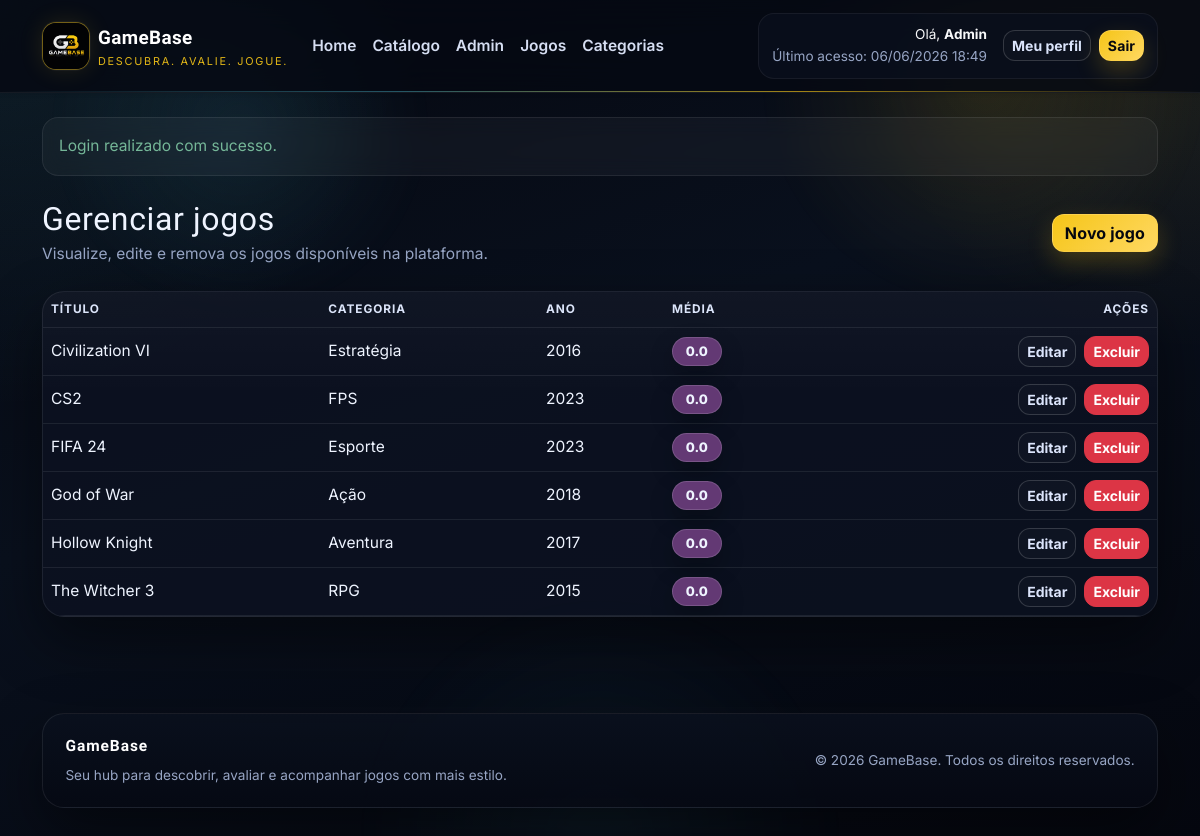
The page /index.php?page=admin_jogos (signed in) on the database its author committed.
### tables this page shows
CREATE TABLE jogos (
    id INT AUTO_INCREMENT PRIMARY KEY,
    titulo VARCHAR(150) NOT NULL,
    descricao TEXT,
    ano INT,
    categoria_id INT,
    capa_url VARCHAR(255),
    criado_em TIMESTAMP DEFAULT CURRENT_TIMESTAMP,
    FOREIGN KEY (categoria_id) REFERENCES categorias(id) ON DELETE SET NULL
);

CREATE TABLE categorias (
    id INT AUTO_INCREMENT PRIMARY KEY,
    nome VARCHAR(80) NOT NULL UNIQUE
);

### controllers/JogoController.php (called while the page is built, shortened)
<?php
class JogoController
{
    private Jogo $jogoModel;
    public function __construct()
    {
        $this->jogoModel = new Jogo();
    }
    public function adminJogos(): void
    {
        render('admin/jogos_lista.php', [
            'pageTitle' => 'Gerenciar jogos',
            'jogos' => $this->jogoModel->listarTodos(),
        ]);
    }
}

### models/Jogo.php (called while the page is built, shortened)
<?php
class Jogo
{
    private PDO $conn;
    public function __construct()
    {
        $this->conn = Database::getConnection();
    }
    public function listarTodos(?string $busca = null, ?int $categoriaId = null): array
    {
        $sql = '
            SELECT
                j.*,
                c.nome AS categoria_nome,
                COALESCE(ROUND(AVG(a.nota), 1), 0) AS media_nota,
                COUNT(a.id) AS total_avaliacoes
            FROM jogos j
            LEFT JOIN categorias c ON c.id = j.categoria_id
            LEFT JOIN avaliacoes a ON a.jogo_id = j.id
            WHERE 1 = 1
        ';
        $sql .= '
            GROUP BY j.id, c.nome
            ORDER BY j.titulo ASC
        ';
        $stmt = $this->conn->prepare($sql);
        $stmt->execute();
        return $stmt->fetchAll();
    }
}

### config/database.php (called while the page is built, shortened)
<?php
class Database
{
    private static ?PDO $connection = null;
    public static function getConnection(): PDO
    {
        if (self::$connection instanceof PDO) {
            return self::$connection;
        }
        $host = getenv("GAMEBASE_DB_HOST") ?: "localhost";
        $dbname = getenv("GAMEBASE_DB_NAME") ?: "gamebase";
        $username = getenv("GAMEBASE_DB_USER") ?: "root";
        $password = getenv("GAMEBASE_DB_PASS");
        $password = $password !== false ? $password : "root";
        $charset = getenv("GAMEBASE_DB_CHARSET") ?: "utf8mb4";
        $dsn = sprintf(
            "mysql:host=%s;dbname=%s;charset=%s",
            $host,
            $dbname,
            $charset
        );
        try {
            self::$connection = self::createPdo($dsn, $username, $password);
        } catch (Throwable $exception) {
            if (function_exists("debugLog")) {
                debugLog(
                    "initial",
                    "H1",
                    "config/database.php:42",
                    "database connection failed",
                    [
                        "host" => $host,
                        "database" => $dbname,
                        "errorType" => get_class($exception),
                        "errorCode" => (string) $exception->getCode(),
                        "errorMessage" => $exception->getMessage(),
                    ]
                );
            }
            if ((string) $exception->getCode() === "1049") {
                try {
                    if (function_exists("debugLog")) {
                        debugLog(
                            "post-fix",
                            "H1",
                            "config/database.php:50",
                            "database missing, starting bootstrap",
                            [
                                "host" => $host,
                                "database" => $dbname,
                                "schemaExists" => is_file(
                                    dirname(__DIR__) . "/database/gamebase.sql"
                                ),
                            ]
                        );
                    }
                    self::bootstrapDatabase(
                        $host,
                        $dbname,
                        $username,
                        $password,
                        $charset
                    );
                    self::$connection = self::createPdo(
                        $dsn,
                        $username,
                        $password
                    );
                    if (function_exists("debugLog")) {
                        debugLog(
                            "post-fix",
                            "H1",
                            "config/database.php:62",
                            "database bootstrap completed",
                            [
                                "host" => $host,
                                "database" => $dbname,
                            ]
                        );
                    }
                    return self::$connection;
                } catch (Throwable $bootstrapException) {
                    if (function_exists("debugLog")) {
                        debugLog(
                            "post-fix",
                            "H1",
                            "config/database.php:73",
                            "database bootstrap failed",
                            [
                                "host" => $host,
                                "database" => $dbname,
                                "errorType" => get_class($bootstrapException),
                                "errorCode" => (string) $bootstrapException->getCode(),
                                "errorMessage" => $bootstrapException->getMessage(),
                            ]
                        );
                    }
                    http_response_code(500);
                    die("<h1>Erro ao inicializar o banco</h1>" .
                        "<p>" .
                        htmlspecialchars(
                            "O banco gamebase nao existe e a inicializacao automatica falhou.",
                            ENT_QUOTES,
                            "UTF-8"
                        ) .
                        "</p>" .
                        "<p>" .
                        htmlspecialchars(
                            "Verifique se o MySQL esta ativo e se o arquivo database/gamebase.sql esta acessivel.",
                            ENT_QUOTES,
                            "UTF-8"
                        ) .
                        "</p>" .
                        "<p>" .
                        htmlspecialchars(
                            "Detalhe tecnico: " .
                                $bootstrapException->getMessage(),
                            ENT_QUOTES,
                            "UTF-8"
                        ) .
                        "</p>");
                }
            }
            http_response_code(500);
            $mensagem = "Nao foi possivel conectar ao banco de dados GameBase.";
            $orientacao =
                "Verifique host, nome do banco, usuario e senha em config/database.php ou nas variaveis de ambiente GAMEBASE_DB_*.";
            $credenciais = sprintf(
                "Configuracao atual: host=%s | banco=%s | usuario=%s",
                $host,
                $dbname,
                $username
            );
            $detalheTecnico = "Detalhe tecnico: " . $exception->getMessage();
            die("<h1>Erro de conexao com o banco</h1>" .
                "<p>" .
                htmlspecialchars($mensagem, ENT_QUOTES, "UTF-8") .
                "</p>" .
                "<p>" .
                htmlspecialchars($orientacao, ENT_QUOTES, "UTF-8") .
                "</p>" .
                "<p>" .
                htmlspecialchars($credenciais, ENT_QUOTES, "UTF-8") .
                "</p>" .
                "<p>" .
                htmlspecialchars($detalheTecnico, ENT_QUOTES, "UTF-8") .
                "</p>");
        }
        return self::$connection;
    }
    private static function createPdo(
        string $dsn,
        string $username,
        string $password
    ): PDO {
        return new PDO($dsn, $username, $password, [
            PDO::ATTR_ERRMODE => PDO::ERRMODE_EXCEPTION,
            PDO::ATTR_DEFAULT_FETCH_MODE => PDO::FETCH_ASSOC,
        ]);
    }
}

### views/admin/jogos_lista.php (the view, shortened to what this page needs)
<?php $jogos = $jogos ?? []; ?>
<section class="mb-4">
    <div class="d-flex flex-column flex-lg-row justify-content-between align-items-lg-center gap-3 mb-4">
        <div>
            <h1 class="h2 mb-1">Gerenciar jogos</h1>
            <p class="text-muted mb-0">Visualize, edite e remova os jogos disponíveis na plataforma.</p>
        </div>
        <a class="btn btn-gold" href="<?= e(baseUrl('index.php?page=admin_jogos_form')) ?>">Novo jogo</a>
    </div>
    <section class="card">
        <div class="card-body p-0">
            <div class="table-responsive">
                <table class="table table-dark table-hover align-middle mb-0">
                    <thead>
                    <tr>
                        <th>Título</th>
                        <th>Categoria</th>
                        <th>Ano</th>
                        <th>Média</th>
                        <th class="text-end">Ações</th>
                    </tr>
                    </thead>
                    <tbody>
                    <?php foreach ($jogos as $jogo): ?>
                        <tr>
                            <td><?= e($jogo['titulo']) ?></td>
                            <td><?= e((string) ($jogo['categoria_nome'] ?? 'Sem categoria')) ?></td>
                            <td><?= e((string) ($jogo['ano'] ?? '-')) ?></td>
                            <td><span class="<?= e(classeNotaBadge((float) $jogo['media_nota'])) ?>"><?= e((string) $jogo['media_nota']) ?></span></td>
                            <td class="text-end">
                                <div class="d-inline-flex gap-2">
                                    <a class="btn btn-outline-light btn-sm" href="<?= e(baseUrl('index.php?page=admin_jogos_form&id=' . (int) $jogo['id'])) ?>">Editar</a>
                                    <form method="POST" action="<?= e(baseUrl('index.php?page=admin_jogos_excluir')) ?>">
                                        <button type="submit" class="btn btn-danger btn-sm">Excluir</button>
                                    </form>
                                </div>
                            </td>
                        </tr>
                    <?php endforeach; ?>
                    </tbody>
                </table>
            </div>
        </div>
    </section>
</section>

### assets/css/style.css (style rules this page uses)
:root { --gb-bg: #060913; --gb-bg-soft: #0c1220; --gb-surface: rgba(12, 18, 32, 0.88); --gb-surface-2: rgba(18, 28, 48, 0.9); --gb-surface-3: rgba(8, 12, 22, 0.94); --gb-border: rgba(255, 255, 255, 0.08); --gb-border-strong: rgba(245, 197, 24, 0.24); --gb-gold: #f5c518; --gb-gold-hover: #ffd54f; --gb-accent: #5ee6ff; --gb-light: #eff4ff; --gb-muted: #97a5c4; --gb-muted-2: #7182a6; --gb-shadow: 0 24px 60px rgba(0, 0, 0, 0.45); }
*, *::before, *::after { box-sizing: border-box; }
html { scroll-behavior: smooth; }
body { position: relative; min-height: 100vh; overflow-x: hidden; background: radial-gradient(circle at top left, rgba(94, 230, 255, 0.10), transparent 28%), radial-gradient(circle at top right, rgba(245, 197, 24, 0.10), transparent 24%), linear-gradient(160deg, #05070f 0%, #09101d 44%, #05070f 100%); color: var(--gb-light); font-family: 'Inter', system-ui, sans-serif; font-size: 0.97rem; line-height: 1.6; }
body::before, body::after { content: ""; position: fixed; inset: 0; pointer-events: none; z-index: 0; }
body::before { background: linear-gradient(rgba(255, 255, 255, 0.03) 1px, transparent 1px), linear-gradient(90deg, rgba(255, 255, 255, 0.03) 1px, transparent 1px); background-size: 56px 56px; -webkit-mask-image: linear-gradient(to bottom, rgba(255, 255, 255, 0.3), transparent 80%); mask-image: linear-gradient(to bottom, rgba(255, 255, 255, 0.3), transparent 80%); opacity: 0.18; animation: gridShift 20s linear infinite; }
body::after { background: radial-gradient(circle at 20% 15%, rgba(94, 230, 255, 0.08), transparent 16%), radial-gradient(circle at 82% 10%, rgba(245, 197, 24, 0.10), transparent 18%), radial-gradient(circle at 50% 100%, rgba(94, 230, 255, 0.06), transparent 24%); filter: blur(8px); animation: floatAura 14s ease-in-out infinite alternate; }
a { color: inherit; text-decoration: none; }
h1, h2, h3, h4, h5, h6, .navbar-brand-name, .hero-title, .page-banner-title { font-family: 'Orbitron', 'Inter', system-ui, sans-serif; letter-spacing: 0.02em; }
p, li, dd, td, th, label, small, .form-text { color: var(--gb-light); }
.text-muted, .text-secondary, [class*="text-muted"] { color: var(--gb-muted) !important; }
.btn { border-radius: 12px; font-weight: 700; transition: transform 0.2s ease, box-shadow 0.2s ease, background 0.2s ease, border-color 0.2s ease; }
.btn-gold { background: linear-gradient(135deg, var(--gb-gold) 0%, #ffd861 100%); color: #05070f; border: 1px solid rgba(255, 216, 97, 0.55); box-shadow: 0 10px 24px rgba(245, 197, 24, 0.22); letter-spacing: 0.01em; }
.btn-outline-light { border-color: rgba(255, 255, 255, 0.16); color: #dbe4fb; background: rgba(255, 255, 255, 0.02); }
.btn-danger { box-shadow: none; }
.card { position: relative; background: linear-gradient(180deg, rgba(255, 255, 255, 0.025), transparent 32%), var(--gb-surface); border: 1px solid var(--gb-border); color: var(--gb-light); border-radius: 22px; box-shadow: var(--gb-shadow); overflow: hidden; transition: transform 0.25s ease, box-shadow 0.25s ease, border-color 0.25s ease; animation: fadeUp 0.7s ease both; }
.card::before { content: ""; position: absolute; inset: 0; background: linear-gradient(135deg, rgba(94, 230, 255, 0.06), transparent 35%, rgba(245, 197, 24, 0.06)); opacity: 0; transition: opacity 0.25s ease; pointer-events: none; }
.card-body p, .card-body span, .card-body small, .card-body li, .card-body dd { color: var(--gb-light); }
.badge-nota { display: inline-flex; align-items: center; gap: 0.35rem; font-weight: 800; font-size: 0.82rem; border-radius: 999px; padding: 0.42rem 0.8rem; white-space: nowrap; border: 1px solid rgba(255, 255, 255, 0.14); box-shadow: 0 10px 24px rgba(0, 0, 0, 0.24); }
.badge-nota-trash { background: rgb(99, 57, 116); color: #ffffff; }
.table-dark { --bs-table-bg: transparent; --bs-table-striped-bg: rgba(255, 255, 255, 0.02); --bs-table-hover-bg: rgba(94, 230, 255, 0.06); --bs-table-border-color: rgba(255, 255, 255, 0.08); --bs-table-color: var(--gb-light); }
.table thead th { color: #dce5fa; text-transform: uppercase; font-size: 0.74rem; letter-spacing: 0.08em; }
.table td, .table th { color: var(--gb-light); }
.table-responsive { border-radius: 22px; }

### rows shown on the page
jogos: titulo "Civilization VI", categoria.nome "Estratégia", ano "2016", media_nota "0.0"
jogos: titulo "CS2", categoria.nome "FPS", ano "2023", media_nota "0.0"
jogos: titulo "FIFA 24", categoria.nome "Esporte", ano "2023", media_nota "0.0"
jogos: titulo "God of War", categoria.nome "Ação", ano "2018", media_nota "0.0"
jogos: titulo "Hollow Knight", categoria.nome "Aventura", ano "2017", media_nota "0.0"
jogos: titulo "The Witcher 3", categoria.nome "RPG", ano "2015", media_nota "0.0"

### other values the page prints
$_SESSION['usuario_nome'] "Admin"
$ultimoAcesso "06/06/2026 18:49"
$flash['mensagem'] "Login realizado com sucesso."
